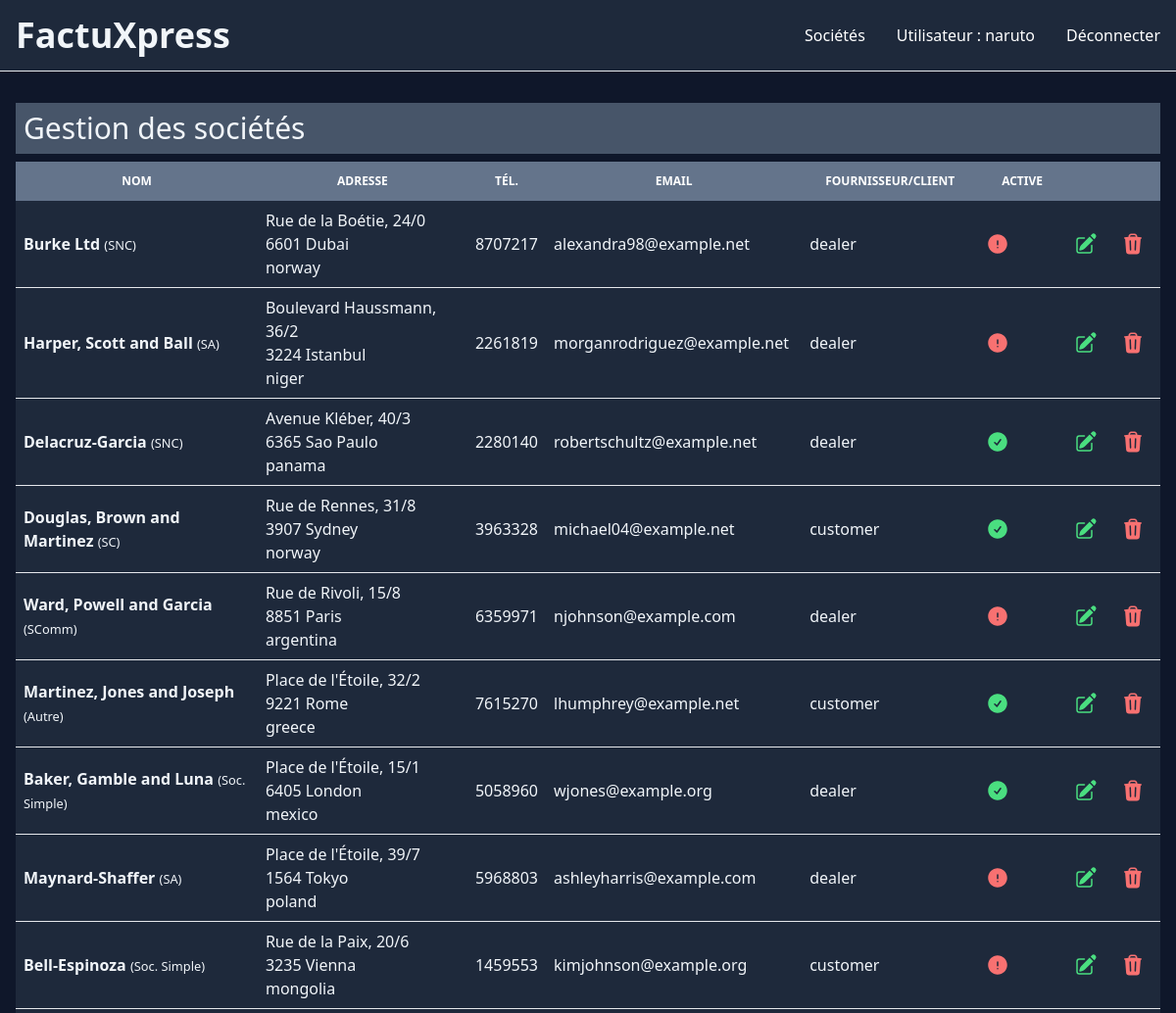
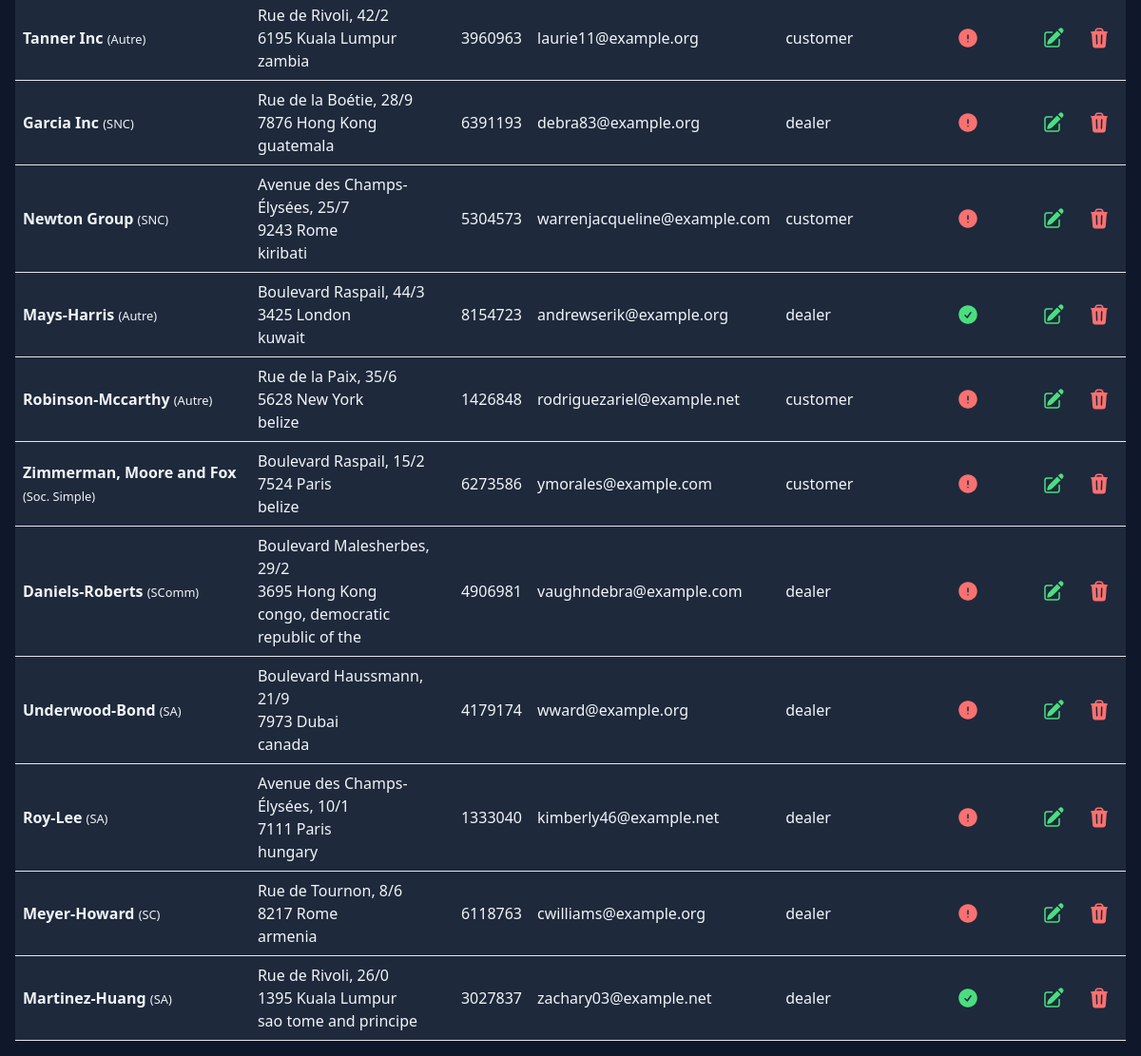
The app's page /companies (signed in) with its own data (2 pictures, top to bottom).
### invoicing/models.py (models this page shows, shortened)
class User(AbstractUser):
    pass

class Company(models.Model):
    TYPES = (
        (None, 'Sélectionnez...'),
        ('srl','SRL'),
        ('sa','SA'),
        ('sc','SC'),
        ('snc','SNC'),
        ('scomm','SComm'),
        ('soc. simple','Soc. Simple'),
        ('autre','Autre'),
    )
    COUNTRIES = (
            (None, 'Sélectionnez...'),
            ('afghanistan', 'Afghanistan'),
            ('albania', 'Albania'),
            ('algeria', 'Algeria'),
            ('andorra', 'Andorra'),
            ('angola', 'Angola'),
            ('antigua and barbuda', 'Antigua and Barbuda'),
            ('argentina', 'Argentina'),
            ('armenia', 'Armenia'),
            ('australia', 'Australia'),
            ('austria', 'Austria'),
            ('azerbaijan', 'Azerbaijan'),
            ('bahamas', 'Bahamas'),
            ('bahrain', 'Bahrain'),
            ('bangladesh', 'Bangladesh'),
            ('barbados', 'Barbados'),
            ('belarus', 'Belarus'),
            ('belgium', 'Belgium'),
            ('belize', 'Belize'),
            ('benin', 'Benin'),
            ('bhutan', 'Bhutan'),
            ('bolivia', 'Bolivia'),
            ('bosnia and herzegovina', 'Bosnia and Herzegovina'),
            ('botswana', 'Botswana'),
            ('brazil', 'Brazil'),
            ('brunei', 'Brunei'),
            ('bulgaria', 'Bulgaria'),
            ('burkina faso', 'Burkina Faso'),
            ('burundi', 'Burundi'),
            ('cabo verde', 'Cabo Verde'),
            ('cambodia', 'Cambodia'),
            ('cameroon', 'Cameroon'),
            ('canada', 'Canada'),
            ('central african republic', 'Central African Republic'),
            ('chad', 'Chad'),
            ('chile', 'Chile'),
            ('china', 'China'),
            ('colombia', 'Colombia'),
            ('comoros', 'Comoros'),
            ('congo, democratic republic of the', 'Congo, Democratic Republic of the'),
            ('congo, republic of the', 'Congo, Republic of the'),
            ('costa rica', 'Costa Rica'),
            ('croatia', 'Croatia'),
            ('cuba', 'Cuba'),
            ('cyprus', 'Cyprus'),
            ('czech republic', 'Czech Republic'),
            ('denmark', 'Denmark'),
            ('djibouti', 'Djibouti'),
            ('dominica', 'Dominica'),
            ('dominican republic', 'Dominican Republic'),
            ('ecuador', 'Ecuador'),
            ('egypt', 'Egypt'),
            ('el salvador', 'El Salvador'),
            ('equatorial guinea', 'Equatorial Guinea'),
            ('eritrea', 'Eritrea'),
            ('estonia', 'Estonia'),
            ('eswatini', 'Eswatini'),
            ('ethiopia', 'Ethiopia'),
            ('fiji', 'Fiji'),
            ('finland', 'Finland'),
            ('france', 'France'),
            ('gabon', 'Gabon'),
            ('gambia', 'Gambia'),
            ('georgia', 'Georgia'),
            ('germany', 'Germany'),
            ('ghana', 'Ghana'),
            ('greece', 'Greece'),
            ('grenada', 'Grenada'),
            ('guatemala', 'Guatemala'),
            ('guinea', 'Guinea'),
            ('guinea-bissau', 'Guinea-Bissau'),
            ('guyana', 'Guyana'),
            ('haiti', 'Haiti'),
            ('honduras', 'Honduras'),
            ('hungary', 'Hungary'),
            ('iceland', 'Iceland'),
            ('india', 'India'),
            ('indonesia', 'Indonesia'),
            ('iran', 'Iran'),
            ('iraq', 'Iraq'),
            ('ireland', 'Ireland'),
            ('israel', 'Israel'),
            ('italy', 'Italy'),
            ('jamaica', 'Jamaica'),
            ('japan', 'Japan'),
            ('jordan', 'Jordan'),
            ('kazakhstan', 'Kazakhstan'),
            ('kenya', 'Kenya'),
            ('kiribati', 'Kiribati'),
            ('korea, north', 'Korea, North'),
            ('korea, south', 'Korea, South'),
            ('kosovo', 'Kosovo'),
            ('kuwait', 'Kuwait'),
            ('kyrgyzstan', 'Kyrgyzstan'),
            ('laos', 'Laos'),
            ('latvia', 'Latvia'),
            ('lebanon', 'Lebanon'),
            ('lesotho', 'Lesotho'),
            ('liberia', 'Liberia'),
            ('libya', 'Libya'),
            ('liechtenstein', 'Liechtenstein'),
            ('lithuania', 'Lithuania'),
            ('luxembourg', 'Luxembourg'),
            ('madagascar', 'Madagascar'),
            ('malawi', 'Malawi'),
            ('malaysia', 'Malaysia'),
            ('maldives', 'Maldives'),
            ('mali', 'Mali'),
            ('malta', 'Malta'),
            ('marshall islands', 'Marshall Islands'),
            ('mauritania', 'Mauritania'),
            ('mauritius', 'Mauritius'),
            ('mexico', 'Mexico'),
            ('micronesia', 'Micronesia'),
            ('moldova', 'Moldova'),
            ('monaco', 'Monaco'),
            ('mongolia', 'Mongolia'),
            ('montenegro', 'Montenegro'),
            ('morocco', 'Morocco'),
            ('mozambique', 'Mozambique'),
            ('myanmar', 'Myanmar'),
            ('namibia', 'Namibia'),
            ('nauru', 'Nauru'),
            ('nepal', 'Nepal'),
            ('netherlands', 'Netherlands'),
            ('new zealand', 'New Zealand'),
            ('nicaragua', 'Nicaragua'),
            ('niger', 'Niger'),
            ('nigeria', 'Nigeria'),
            ('north macedonia', 'North Macedonia'),
            ('norway', 'Norway'),
            ('oman', 'Oman'),
            ('pakistan', 'Pakistan'),
            ('palau', 'Palau'),
            ('panama', 'Panama'),
            ('papua new guinea', 'Papua New Guinea'),
            ('paraguay', 'Paraguay'),
            ('peru', 'Peru'),
            ('philippines', 'Philippines'),
            ('poland', 'Poland'),
            ('portugal', 'Portugal'),
            ('qatar', 'Qatar'),
            ('romania', 'Romania'),
            ('russia', 'Russia'),
            ('rwanda', 'Rwanda'),
            ('saint kitts and nevis', 'Saint Kitts and Nevis'),
            ('saint lucia', 'Saint Lucia'),
            ('saint vincent and the grenadines', 'Saint Vincent and the Grenadines'),
            ('samoa', 'Samoa'),
            ('san marino', 'San Marino'),
            ('sao tome and principe', 'Sao Tome and Principe'),
            ('saudi arabia', 'Saudi Arabia'),
            ('senegal', 'Senegal'),
            ('serbia', 'Serbia'),
            ('seychelles', 'Seychelles'),
            ('sierra leone', 'Sierra Leone'),
            ('singapore', 'Singapore'),
            ('slovakia', 'Slovakia'),
            ('slovenia', 'Slovenia'),
            ('solomon islands', 'Solomon Islands'),
            ('somalia', 'Somalia'),
            ('south africa', 'South Africa'),
            ('south sudan', 'South Sudan'),
            ('spain', 'Spain'),
            ('sri lanka', 'Sri Lanka'),
            ('sudan', 'Sudan'),
            ('suriname', 'Suriname'),
            ('sweden', 'Sweden'),
            ('switzerland', 'Switzerland'),
            ('syria', 'Syria'),
            ('taiwan', 'Taiwan'),
            ('tajikistan', 'Tajikistan'),
            ('tanzania', 'Tanzania'),
            ('thailand', 'Thailand'),
            ('timor-leste', 'Timor-Leste'),
            ('togo', 'Togo'),
            ('tonga', 'Tonga'),
            ('trinidad and tobago', 'Trinidad and Tobago'),
            ('tunisia', 'Tunisia'),
            ('turkey', 'Turkey'),
            ('turkmenistan', 'Turkmenistan'),
            ('tuvalu', 'Tuvalu'),
            ('uganda', 'Uganda'),
            ('ukraine', 'Ukraine'),
            ('united arab emirates', 'United Arab Emirates'),
            ('united kingdom', 'United Kingdom'),
            ('united states', 'United States'),
            ('uruguay', 'Uruguay'),
            ('uzbekistan', 'Uzbekistan'),
            ('vanuatu', 'Vanuatu'),
            ('vatican city', 'Vatican City'),
            ('venezuela', 'Venezuela'),
            ('vietnam', 'Vietnam'),
            ('yemen', 'Yemen'),
            ('zambia', 'Zambia'),
            ('zimbabwe', 'Zimbabwe'),
    )
    type = models.CharField(choices=TYPES,max_length=15,blank=False) # Company type : SCS, SRL,...
    name = models.CharField(max_length=50, unique=True, blank=False, null=False)
    street = models.CharField(max_length=100, blank=True, null=True)
    number = models.CharField(max_length=10, blank=True, null=True)
    box = models.CharField(max_length=10, blank=True, null=True)
    postcode = models.CharField(max_length=10, blank=True, null=True)
    city = models.CharField(max_length=50, blank=True, null=True)
    country = models.CharField(choices=COUNTRIES, max_length=40, blank=False, default='belgique')
    phone = models.CharField(max_length=30, blank=True, null=True)
    email = models.EmailField(blank=True, null=True)
    is_dealer_or_customer = models.CharField(max_length=20,choices=(("dealer", "Dealer"), ("customer", "Customer")),
                                            blank=False,default='customer',help_text="Sélectionnez une ou plusieurs valeurs")
    is_active = models.BooleanField(default=True) # because not allowed to delete company

### invoicing/views.py (the view)
# urls.py: path("companies", views.display_companies, name="companies"),
@login_required()
def display_companies(request):
    companies = Company.objects.all()
    return render(request, "invoicing/display_companies.html", {'companies': companies})

### invoicing/templates/invoicing/display_companies.html (shortened to what this page needs)
{% extends 'invoicing/base.html' %}
{% load static %}
{% load crispy_forms_tags %}
{% load tailwind_filters %}
{% block title %}
    <h1 class="text-3xl bold bg-slate-600 p-2 mb-2">Gestion des sociétés</h1>
{% endblock title%}
{% block content %}
    <table class="table-auto bg-slate-500 w-full">
        <thead class="text-xs text-white uppercase">
            <tr>
                <th class="px-6 py-3">Nom</th>
                <th class="px-6 py-3">Adresse</th>
                <th class="px-6 py-3">Tél.</th>
                <th class="px-6 py-3">Email</th>
                <th class="px-6 py-3">Fournisseur/Client</th>
                <th class="px-6 py-3">Active</th>
                <th class="px-6 py-3"></th>
                <th class="px-6 py-3"></th>
            </tr>
        </thead>
        <tbody class="bg-slate-800">
            {% for company in companies %}
                <tr class="border-b">
                    <td class="w-128 p-2"><span class="font-black">{{company.name}}</span> <small>({{company.type}})</small></td>
                    <td class="p-2">{{company.street}}, {{company.number}}/{{company.box}}<br>
                        {{company.postcode}} {{company.city}}<br> {{company.country}}</td>
                    <td class="p-2">{{company.phone}}</td>
                    {% if company.email %}
                        <td class="p-2">{{company.email}}</td>
                    {% endif %}
                    <td class="p-2">{{company.is_dealer_or_customer}}</td>
                    {% if company.is_active %}
                        <td class="p-2">
                        </td>
                    {% else %}
                        <td class="p-2">
                        </td>
                    {% endif %}
                    <td class="p-2">
                    </td>
                    <td class="p-2">
                    </td>
                </tr>
            {% endfor %}
        </tbody>
    </table>
{% endblock content%}

### invoicing/templates/invoicing/base.html (shortened to what this page needs)
{% load static %}
<!DOCTYPE html>
<html lang="en">
<head>
    <link href="{% static 'src/style.css' %}" rel="stylesheet">
</head>
<body class="bg-slate-900 text-slate-100">
    {% include 'invoicing/partial/navbar.html' %}
    <div id="content" class="p-4">
        {% block title %}
        {% endblock %}
        {% block content %}
        {% endblock %}
    </div>
</body>
</html>

### invoicing/templates/invoicing/partial/navbar.html (shortened to what this page needs)
{% load static %}
<nav class="border-b mb-4 py-4 bg-slate-800">
    <div class="flex flex-wrap items-center justify-between px-4">
      <a href="{% url 'invoicing:index' %}" class="flex items-center">
        <span class="self-center text-4xl font-semibold whitespace-nowrap">FactuXpress</span>
      </a>
      <div class="hidden w-full md:block md:w-auto" id="navbar-default">
        <ul class="font-medium flex flex-col p-4 md:p-0 my-1 md:my-2 rounded-lg md:flex-row md:space-x-8">
            <li>
                <a href="{% url 'invoicing:companies' %}"
                    class="block py-2 pl-3 pr-4 text-white rounded md:p-0"
                    aria-current="page">
                        Sociétés
                </a>
            </li>
        {% if user.is_authenticated %}
            <li>
                <a href="{% url 'invoicing:index' %}"
                    class="block py-2 pl-3 pr-4 text-white rounded md:p-0"
                    aria-current="page">
                        Utilisateur : {{ user }}
                </a>
            </li>
            <li>
                <a href="{% url 'account_logout' %}"
                    class="block py-2 pl-3 pr-4 text-white rounded md:p-0"
                    aria-current="page">
                        Déconnecter
                </a>
            </li>
        {% endif %}
        </ul>
      </div>
    </div>
  </nav>

### static/src/style.css (style rules this page uses)
html, :host { line-height: 1.5; -webkit-text-size-adjust: 100%; -moz-tab-size: 4; -o-tab-size: 4; tab-size: 4; font-family: ui-sans-serif, system-ui, sans-serif, "Apple Color Emoji", "Segoe UI Emoji", "Segoe UI Symbol", "Noto Color Emoji"; font-feature-settings: normal; font-variation-settings: normal; -webkit-tap-highlight-color: transparent; }
body { margin: 0; line-height: inherit; }
h1, h2, h3, h4, h5, h6 { font-size: inherit; font-weight: inherit; }
a { color: inherit; text-decoration: inherit; }
small { font-size: 80%; }
table { text-indent: 0; border-color: inherit; border-collapse: collapse; }
blockquote, dl, dd, h1, h2, h3, h4, h5, h6, hr, figure, p, pre { margin: 0; }
ol, ul, menu { list-style: none; margin: 0; padding: 0; }
img, svg, video, canvas, audio, iframe, embed, object { display: block; vertical-align: middle; }
.my-1 { margin-top: 0.25rem; margin-bottom: 0.25rem; }
.mb-2 { margin-bottom: 0.5rem; }
.mb-4 { margin-bottom: 1rem; }
.block { display: block; }
.flex { display: flex; }
.hidden { display: none; }
.size-6 { width: 1.5rem; height: 1.5rem; }
.w-full { width: 100%; }
.table-auto { table-layout: auto; }
.flex-col { flex-direction: column; }
.flex-wrap { flex-wrap: wrap; }
.items-center { align-items: center; }
.justify-between { justify-content: space-between; }
.self-center { align-self: center; }
.whitespace-nowrap { white-space: nowrap; }
.rounded { border-radius: 0.25rem; }
.rounded-lg { border-radius: 0.5rem; }
.border-b { border-bottom-width: 1px; }
.bg-slate-500 { --tw-bg-opacity: 1; background-color: rgb(100 116 139 / var(--tw-bg-opacity)); }
.bg-slate-600 { --tw-bg-opacity: 1; background-color: rgb(71 85 105 / var(--tw-bg-opacity)); }
.bg-slate-800 { --tw-bg-opacity: 1; background-color: rgb(30 41 59 / var(--tw-bg-opacity)); }
.bg-slate-900 { --tw-bg-opacity: 1; background-color: rgb(15 23 42 / var(--tw-bg-opacity)); }
.p-2 { padding: 0.5rem; }
.p-4 { padding: 1rem; }
.px-4 { padding-left: 1rem; padding-right: 1rem; }
.px-6 { padding-left: 1.5rem; padding-right: 1.5rem; }
.py-2 { padding-top: 0.5rem; padding-bottom: 0.5rem; }
.py-3 { padding-top: 0.75rem; padding-bottom: 0.75rem; }
.py-4 { padding-top: 1rem; padding-bottom: 1rem; }
.pl-3 { padding-left: 0.75rem; }
.pr-4 { padding-right: 1rem; }
.text-3xl { font-size: 1.875rem; line-height: 2.25rem; }
.text-4xl { font-size: 2.25rem; line-height: 2.5rem; }
.text-xs { font-size: 0.75rem; line-height: 1rem; }
.font-black { font-weight: 900; }
.font-medium { font-weight: 500; }
.font-semibold { font-weight: 600; }
.uppercase { text-transform: uppercase; }
.text-green-400 { --tw-text-opacity: 1; color: rgb(74 222 128 / var(--tw-text-opacity)); }
.text-red-400 { --tw-text-opacity: 1; color: rgb(248 113 113 / var(--tw-text-opacity)); }
.text-slate-100 { --tw-text-opacity: 1; color: rgb(241 245 249 / var(--tw-text-opacity)); }
.text-white { --tw-text-opacity: 1; color: rgb(255 255 255 / var(--tw-text-opacity)); }
@media (min-width: 768px) { .md\:my-2 { margin-top: 0.5rem; margin-bottom: 0.5rem; } }
@media (min-width: 768px) { .md\:block { display: block; } }
@media (min-width: 768px) { .md\:w-auto { width: auto; } }
@media (min-width: 768px) { .md\:flex-row { flex-direction: row; } }
@media (min-width: 768px) { .md\:space-x-8 > :not([hidden]) ~ :not([hidden]) { --tw-space-x-reverse: 0; margin-right: calc(2rem * var(--tw-space-x-reverse)); margin-left: calc(2rem * calc(1 - var(--tw-space-x-reverse))); } }
@media (min-width: 768px) { .md\:p-0 { padding: 0px; } }

### records on screen
User: username "naruto"
Company: name "Burke Ltd", type "SNC", street "Rue de la Boétie", number "24", box "0", postcode "6601", city "Dubai", country "norway", phone "8707217", email "alexandra98@example.net", is_dealer_or_customer "dealer", is_active False (drawn)
Company: name "Harper, Scott and Ball", type "SA", street "Boulevard Haussmann", number "36", box "2", postcode "3224", city "Istanbul", country "niger", phone "2261819", email "morganrodriguez@example.net", is_dealer_or_customer "dealer", is_active False (drawn)
Company: name "Delacruz-Garcia", type "SNC", street "Avenue Kléber", number "40", box "3", postcode "6365", city "Sao Paulo", country "panama", phone "2280140", email "robertschultz@example.net", is_dealer_or_customer "dealer", is_active True (drawn)
Company: name "Douglas, Brown and Martinez", type "SC", street "Rue de Rennes", number "31", box "8", postcode "3907", city "Sydney", country "norway", phone "3963328", email "michael04@example.net", is_dealer_or_customer "customer", is_active True (drawn)
Company: name "Ward, Powell and Garcia", type "SComm", street "Rue de Rivoli", number "15", box "8", postcode "8851", city "Paris", country "argentina", phone "6359971", email "njohnson@example.com", is_dealer_or_customer "dealer", is_active False (drawn)
Company: name "Martinez, Jones and Joseph", type "Autre", street "Place de l'Étoile", number "32", box "2", postcode "9221", city "Rome", country "greece", phone "7615270", email "lhumphrey@example.net", is_dealer_or_customer "customer", is_active True (drawn)
Company: name "Baker, Gamble and Luna", type "Soc. Simple", street "Place de l'Étoile", number "15", box "1", postcode "6405", city "London", country "mexico", phone "5058960", email "wjones@example.org", is_dealer_or_customer "dealer", is_active True (drawn)
Company: name "Maynard-Shaffer", type "SA", street "Place de l'Étoile", number "39", box "7", postcode "1564", city "Tokyo", country "poland", phone "5968803", email "ashleyharris@example.com", is_dealer_or_customer "dealer", is_active False (drawn)
Company: name "Bell-Espinoza", type "Soc. Simple", street "Rue de la Paix", number "20", box "6", postcode "3235", city "Vienna", country "mongolia", phone "1459553", email "kimjohnson@example.org", is_dealer_or_customer "customer", is_active False (drawn)
Company: name "Tanner Inc", type "Autre", street "Rue de Rivoli", number "42", box "2", postcode "6195", city "Kuala Lumpur", country "zambia", phone "3960963", email "laurie11@example.org", is_dealer_or_customer "customer", is_active False (drawn)
Company: name "Garcia Inc", type "SNC", street "Rue de la Boétie", number "28", box "9", postcode "7876", city "Hong Kong", country "guatemala", phone "6391193", email "debra83@example.org", is_dealer_or_customer "dealer", is_active False (drawn)
Company: name "Newton Group", type "SNC", street "Avenue des Champs-Élysées", number "25", box "7", postcode "9243", city "Rome", country "kiribati", phone "5304573", email "warrenjacqueline@example.com", is_dealer_or_customer "customer", is_active False (drawn)
Company: name "Mays-Harris", type "Autre", street "Boulevard Raspail", number "44", box "3", postcode "3425", city "London", country "kuwait", phone "8154723", email "andrewserik@example.org", is_dealer_or_customer "dealer", is_active True (drawn)
Company: name "Robinson-Mccarthy", type "Autre", street "Rue de la Paix", number "35", box "6", postcode "5628", city "New York", country "belize", phone "1426848", email "rodriguezariel@example.net", is_dealer_or_customer "customer", is_active False (drawn)
Company: name "Zimmerman, Moore and Fox", type "Soc. Simple", street "Boulevard Raspail", number "15", box "2", postcode "7524", city "Paris", country "belize", phone "6273586", email "ymorales@example.com", is_dealer_or_customer "customer", is_active False (drawn)
Company: name "Daniels-Roberts", type "SComm", street "Boulevard Malesherbes", number "29", box "2", postcode "3695", city "Hong Kong", country "congo, democratic republic of the", phone "4906981", email "vaughndebra@example.com", is_dealer_or_customer "dealer", is_active False (drawn)
Company: name "Underwood-Bond", type "SA", street "Boulevard Haussmann", number "21", box "9", postcode "7973", city "Dubai", country "canada", phone "4179174", email "wward@example.org", is_dealer_or_customer "dealer", is_active False (drawn)
Company: name "Roy-Lee", type "SA", street "Avenue des Champs-Élysées", number "10", box "1", postcode "7111", city "Paris", country "hungary", phone "1333040", email "kimberly46@example.net", is_dealer_or_customer "dealer", is_active False (drawn)
Company: name "Meyer-Howard", type "SC", street "Rue de Tournon", number "8", box "6", postcode "8217", city "Rome", country "armenia", phone "6118763", email "cwilliams@example.org", is_dealer_or_customer "dealer", is_active False (drawn)
Company: name "Martinez-Huang", type "SA", street "Rue de Rivoli", number "26", box "0", postcode "1395", city "Kuala Lumpur", country "sao tome and principe", phone "3027837", email "zachary03@example.net", is_dealer_or_customer "dealer", is_active True (drawn)
